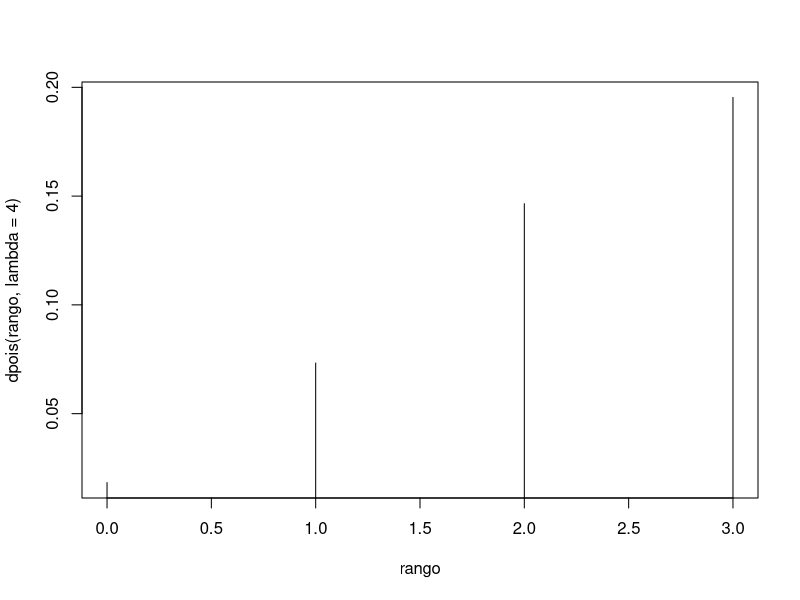

The R script that drew this image:
## ---- chunk 1
#rango de poisson 
rango <- 0:3
#crear una grafica
plot(rango, dpois(rango, lambda=4), type='h')
## ---- chunk 2
poissonone <-c( dpois(0, 1) , dpois(1, 2) , dpois(2, 3) ,  dpois(3, 4))
mediana = median(poissonone)
varianza = var(poissonone)

sprintf("Mediana %f" , mediana)
sprintf("Varianza %f" , varianza)
## ---- chunk 3
dolphin <- matrix(c(0.84, 0.11, 0.01, 0.04, 0.00,

+ 0.03, 0.80, 0.04, 0.10 ,0.03 ,

+ 0.01, 0.15, 0.7 ,0.07, 0.07,

+ 0.03, 0.19, 0.02, 0.75, 0.01,

+ 0.03, 0.09, 0.05, 0, 0.83),byrow = T,nrow = 5)

## ---- chunk 4
 library(expm)  

  for (w in 1:20){
     print(dolphin %^% w)
  }
  
## ---- chunk 5
computadoras <- matrix(c(0, 0, 0, 0, 1,

+ 0, 8/13 , 3/13, 1/13 , 1/13 ,

+ 1/16 , 3/16, 3/8 , 1/4, 1/8,

+ 0, 3/16, 3/8, 1/4, 1/8,

+ 0, 1/8, 1/2, 1/8, 1/4),byrow = T,nrow = 5)

## ---- chunk 6
  markov <- function(init,mat,n,labels) { 
  	if (missing(labels)) labels <- 1:length(init)
  simlist <- numeric(n+1)
  states <- 1:length(init)
  simlist[1] <- sample(states,1,prob=init)
  for (i in 2:(n+1)) 
  { simlist[i] <- sample(states,1,prob=mat[simlist[i-1],]) 
  	
  }
  labels[simlist]
  }

init <- c(0,0,0,0,1) # Starting state 23 is Lung
n <- 14
f <- markov(init,computadoras,n)

puertos = c()
for( x in 1:length(f)){
 puertos[x] <- f[x]
}
sort(table(puertos),decreasing=TRUE)



## ---- chunk 7
  for (w in 1:10){
     print(computadoras %^% w)
  }
  
## ---- chunk 8
# gamble(k, n, p)
  #   k: Gambler's initial state
  #   n: Gambler plays until either $n or Ruin
  #   p: Probability of winning $1 at each play
  #   Function returns 1 if gambler is eventually ruined
  #                    returns 0 if gambler eventually wins $n
  
gamble <- function(k,n,p) {
        stake <- k
        while (stake > 0 & stake < n) {
                bet <- sample(c(-1,1),1,prob=c(1-p,p))
                stake <- stake + bet
        }
        if (stake == 0) return(1) else return(0)
        }   
## ---- chunk 9
k <- 2

n <- 5  

p <- 1/2  

trials <- 1000

simlist <- replicate(trials, gamble(k, n, p))

mean(simlist) # Estimate of probability that gambler is ruined
## ---- chunk 10
tpm <- matrix(c(1, 0, 0, 0, 0, 0,

+ 0.5, 0, 0.5, 0 ,0 ,0,

+ 0, 0.5, 0 ,0.5, 0, 0,

+ 0, 0, 0.5, 0, 0.5, 0,

+ 0, 0, 0, 0.5, 0, 0.5,

+ 0, 0, 0, 0, 0, 1),byrow = T,nrow = 6)
## ---- chunk 11
 library(expm)   
  p5<- tpm %^% 5
  p5
## ---- chunk 12
p15<- tpm %^% 15

p15
## ---- chunk 13
p25<- tpm %^% 25

p25
## ---- chunk 14
p50<- tpm %^% 50
p50
## ---- chunk 15
p5[3,1]
## ---- chunk 16
p15[3,1]
## ---- chunk 17
 p25[3,1]
## ---- chunk 18
p50[3,1]
